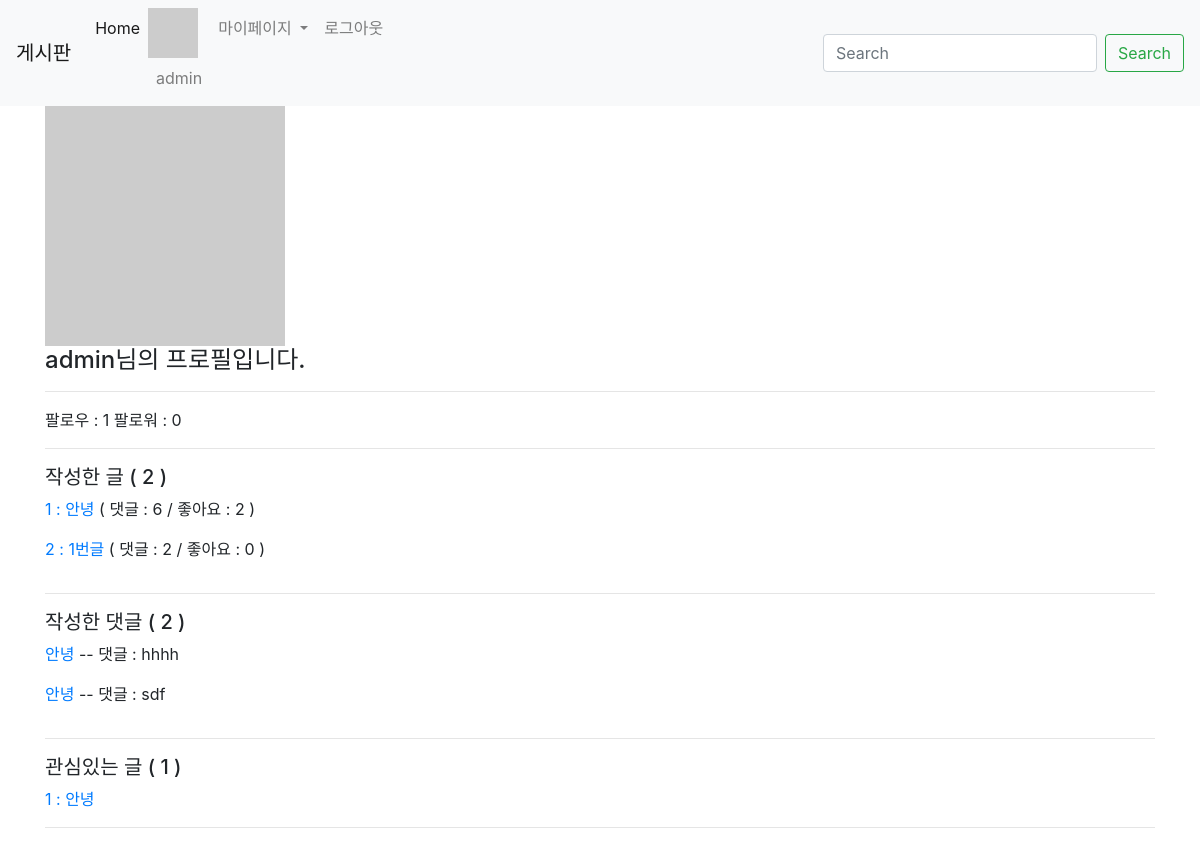
The page /accounts/1/profile/ (signed in) on the database as committed earlier.
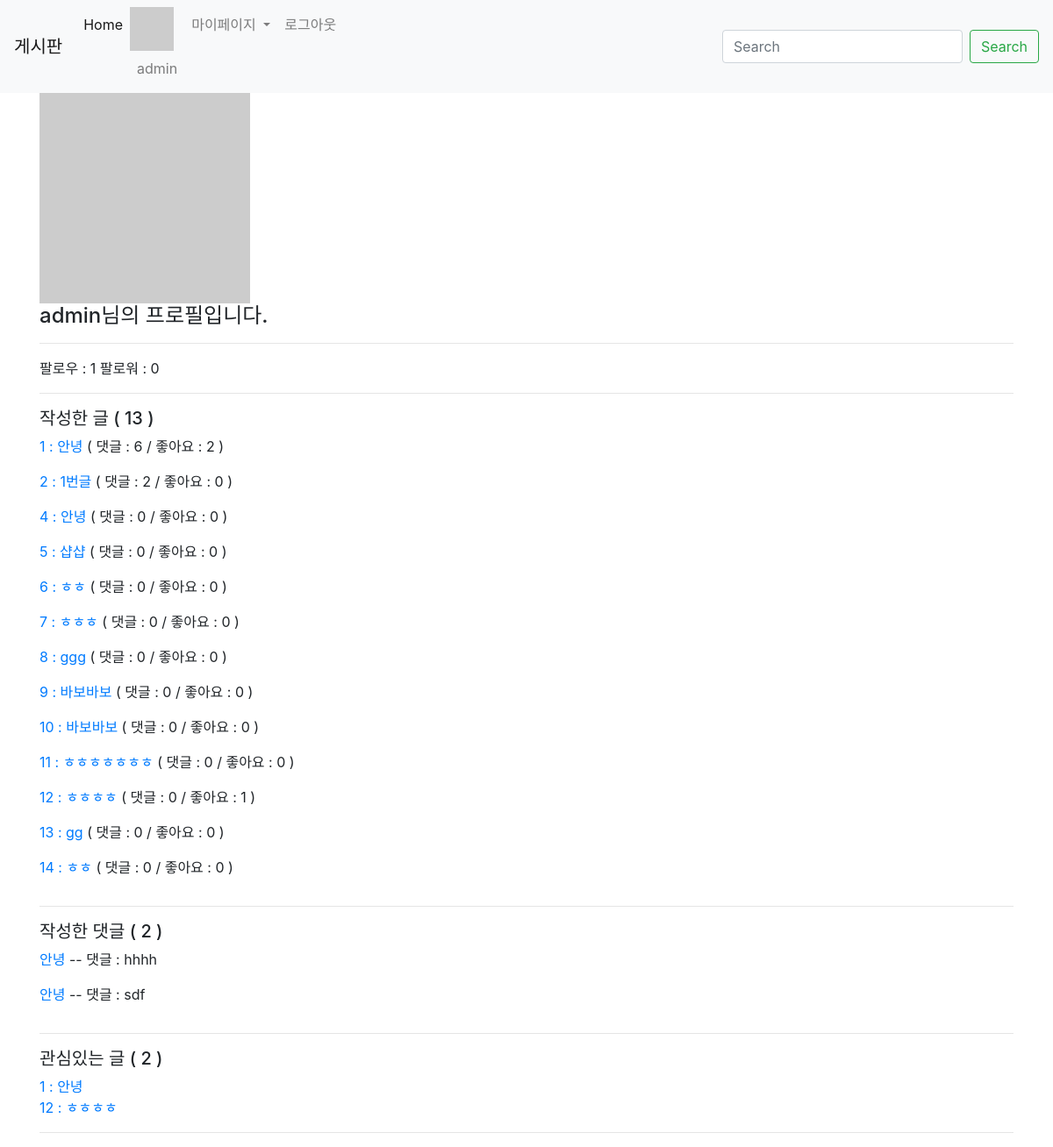
The same page on the database as committed later.
### accounts/models.py (models this page shows)
class User(AbstractUser):
    followings = models.ManyToManyField(
        settings.AUTH_USER_MODEL, related_name='followers', blank=True)

### articles/models.py (models this page shows, shortened)
class Article(models.Model):
    title = models.CharField(max_length=10)
    content = models.TextField()
    image = models.ImageField(blank=True)
    image_thumbnail = ImageSpecField(
        processors=[ResizeToFit(300, 300)],
        format='JPEG',
        options={'quality': 80}
    )
    created_at = models.DateTimeField(auto_now_add=True)
    updated_at = models.DateTimeField(auto_now=True)
    user = models.ForeignKey(settings.AUTH_USER_MODEL, on_delete=models.CASCADE)    # 참조 : https://docs.djangoproject.com/en/2.2/topics/auth/customizing/
    like_users = models.ManyToManyField(settings.AUTH_USER_MODEL, related_name='like_articles', blank=True)
    hashtags = models.ManyToManyField(HashTag, blank=True)

class Comment(models.Model):
    content = models.CharField(max_length=140)
    created_at = models.DateTimeField(auto_now_add=True)
    article = models.ForeignKey(Article, on_delete=models.CASCADE)
    user = models.ForeignKey(settings.AUTH_USER_MODEL, on_delete=models.CASCADE)

### accounts/views.py (the view)
# urls.py: path('<int:account_pk>/profile/', views.profile, name='profile'),
def profile(request, account_pk):
    User = get_user_model()
    user_profile = get_object_or_404(User, pk=account_pk)
    context = {
        'user_profile': user_profile
    }
    return render(request, 'accounts/profile.html', context)

### articles/templatetags/gravatar.py (called while the page is built)
@register.filter
def makehash(user):
    email = user.email
    social_user = user.socialaccount_set.all().first() # 프로필이 없으면 오류 발생하므로 [0]이 아닌 .first()로 저장
    if social_user:
        return social_user.extra_data.get('properties').get('profile_image')
    return 'https://www.gravatar.com/avatar/' + hashlib.md5(email.strip().lower().encode('utf-8')).hexdigest() + "?d=mp"

### accounts/templates/accounts/profile.html (shortened to what this page needs)
{% extends 'articles/base.html' %}
{% load bootstrap4 %}
{% load gravatar %}
{% block body %}
    <h4 class="d-inlin-block"><img src="{{ user_profile|makehash }}" alt="" style="height:30vh;"><br>{{user_profile.username}}님의 프로필입니다.</h4>
    <hr>
    <p>팔로우 : {{user_profile.followings.all.count}} 팔로워 : {{user_profile.followers.all.count}}</p>
    <hr>
    <h5>작성한 글 ( {{user_profile.article_set.count}} )</h5>
    {% for article in user_profile.article_set.all %}
        <a href="{% url 'articles:detail' article.pk %}" class="d-inline-block">{{article.pk}} : {{article.title}}</a>
        <p class="d-inline-block"> ( 댓글 : {{article.comment_set.count}}   / 좋아요 : {{article.like_users.all.count}} )</p><br>
    {% endfor %}
    <hr>
    {% if user_profile == user %}
        <h5>작성한 댓글 ( {{user_profile.comment_set.count}} )</h5>
        {% for comment in user.comment_set.all %}
            <a href="{% url 'articles:detail' comment.article_id %}" class="d-inline-block">{{comment.article.title}}</a>
            <p class="d-inline-block"> -- 댓글 : {{comment.content}}</p>
            <br>
        {% endfor %}
        <hr>
        <h5>관심있는 글 ( {{user.like_articles.count}} )</h5>
        {% for article in user.like_articles.all %}
            <a href="{% url 'articles:detail' article.pk %}">{{article.pk}} : {{article.title}}</a>
            <br>
        {% endfor %}
        <hr>
    {% endif %}
{% endblock %}

### articles/templates/_navbar.html (shortened to what this page needs)
<nav class="navbar navbar-expand-lg navbar-light bg-light">
    <a class="navbar-brand" href="{% url 'articles:index' %}">게시판</a>
    <div class="collapse navbar-collapse" id="navbarSupportedContent">
      <ul class="navbar-nav mr-auto">
        <li class="nav-item active">
          <a class="nav-link" href="{% url 'articles:index' %}">Home <span class="sr-only">(current)</span></a>
        </li>
        {% if user.is_authenticated %}
        <li class="nav-item">
          {% load gravatar %}
          <img src="{{ user|makehash }} " alt="" style="width: 50px; height: 50px;">
          <a class="nav-link" href="{% url 'accounts:profile' user.pk%}"> {{user.username}}</a>
        </li>
        <li class="nav-item dropdown">
          <a class="nav-link dropdown-toggle" href="#" id="navbarDropdown" role="button" data-toggle="dropdown" aria-haspopup="true" aria-expanded="false">
            마이페이지
          </a>
        </li>
        <li class="nav-item">
          <a class="nav-link" href="{% url 'accounts:logout' %}"> 로그아웃</a>
        </li>
        {% endif %}
      </ul>
      <form class="form-inline my-2 my-lg-0">
        <input class="form-control mr-sm-2" type="search" placeholder="Search" aria-label="Search">
        <button class="btn btn-outline-success my-2 my-sm-0" type="submit">Search</button>
      </form>
    </div>
  </nav>

Rows that differ between the two databases and show on the page:
computed for User "admin": article_set.count "2" → "13"; like_articles.count "1" → "2"
added Article: pk "4", title "안녕", comment_set.count "0", like_users.all.count "0", shown under "작성한 글 ( 13 )"
added Article: pk "5", title "샵샵", comment_set.count "0", like_users.all.count "0", shown under "작성한 글 ( 13 )"
added Article: pk "6", title "ㅎㅎ", comment_set.count "0", like_users.all.count "0", shown under "작성한 글 ( 13 )"
added Article: pk "7", title "ㅎㅎㅎ", comment_set.count "0", like_users.all.count "0", shown under "작성한 글 ( 13 )"
added Article: pk "8", title "ggg", comment_set.count "0", like_users.all.count "0", shown under "작성한 글 ( 13 )"
added Article: pk "9", title "바보바보", comment_set.count "0", like_users.all.count "0", shown under "작성한 글 ( 13 )"
added Article: pk "10", title "바보바보", comment_set.count "0", like_users.all.count "0", shown under "작성한 글 ( 13 )"
added Article: pk "11", title "ㅎㅎㅎㅎㅎㅎㅎ", comment_set.count "0", like_users.all.count "0", shown under "작성한 글 ( 13 )"
added Article: pk "12", title "ㅎㅎㅎㅎ", comment_set.count "0", like_users.all.count "1"
added Article: pk "13", title "gg", comment_set.count "0", like_users.all.count "0", shown under "작성한 글 ( 13 )"
added Article: pk "14", title "ㅎㅎ", comment_set.count "0", like_users.all.count "0", shown under "작성한 글 ( 13 )"
